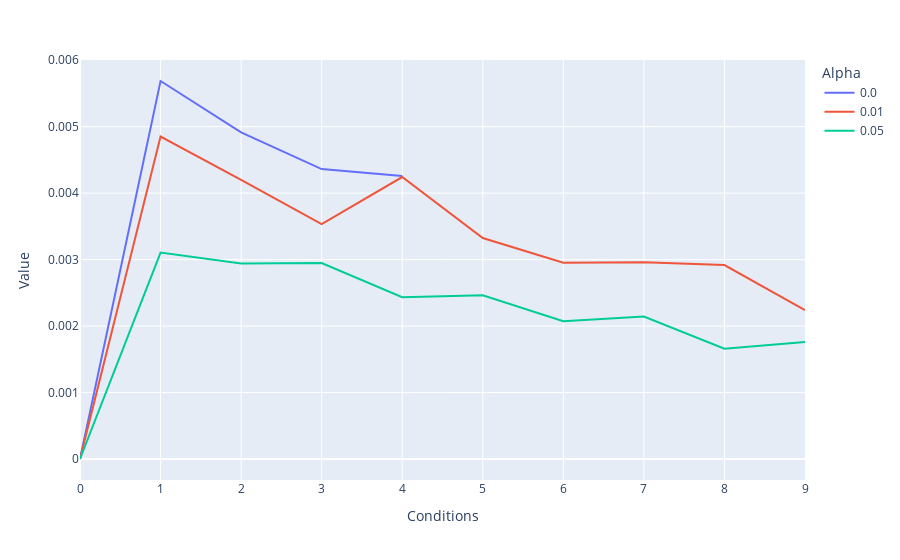

Write notebook code for a chart like this one.
### Code cell
plt = px.line(thresh_df, x = "Conditions", y="Value", color="Alpha")
plt.show()

### Figure 1 — Plotly figure (JSON) as saved in the notebook; plotly's stock layout.template omitted (floating-point values rounded to 4 significant figures)
{"data": [{"hovertemplate": "Alpha=0.0<br>Conditions=%{x}<br>Value=%{y}<extra></extra>", "legendgroup": "0.0", "line": {"color": "#636efa", "dash": "solid"}, "marker": {"symbol": "circle"}, "mode": "lines", "name": "0.0", "orientation": "v", "showlegend": true, "type": "scatter", "x": [0, 1, 2, 3, 4], "xaxis": "x", "y": [0, 0.005687, 0.004915, 0.004362, 0.004259], "yaxis": "y"}, {"hovertemplate": "Alpha=0.01<br>Conditions=%{x}<br>Value=%{y}<extra></extra>", "legendgroup": "0.01", "line": {"color": "#EF553B", "dash": "solid"}, "marker": {"symbol": "circle"}, "mode": "lines", "name": "0.01", "orientation": "v", "showlegend": true, "type": "scatter", "x": [0, 1, 2, 3, 4, 5, 6, 7, 8, 9], "xaxis": "x", "y": [0, 0.004851, 0.0042, 0.003533, 0.004242, 0.003324, 0.002954, 0.002961, 0.002918, 0.002241], "yaxis": "y"}, {"hovertemplate": "Alpha=0.05<br>Conditions=%{x}<br>Value=%{y}<extra></extra>", "legendgroup": "0.05", "line": {"color": "#00cc96", "dash": "solid"}, "marker": {"symbol": "circle"}, "mode": "lines", "name": "0.05", "orientation": "v", "showlegend": true, "type": "scatter", "x": [0, 1, 2, 3, 4, 5, 6, 7, 8, 9], "xaxis": "x", "y": [0, 0.003105, 0.002941, 0.002949, 0.002435, 0.002463, 0.002074, 0.002144, 0.001659, 0.00176], "yaxis": "y"}], "layout": {"legend": {"title": {"text": "Alpha"}, "tracegroupgap": 0}, "margin": {"t": 60}, "xaxis": {"anchor": "y", "domain": [0, 1], "title": {"text": "Conditions"}}, "yaxis": {"anchor": "x", "domain": [0, 1], "title": {"text": "Value"}}}}
